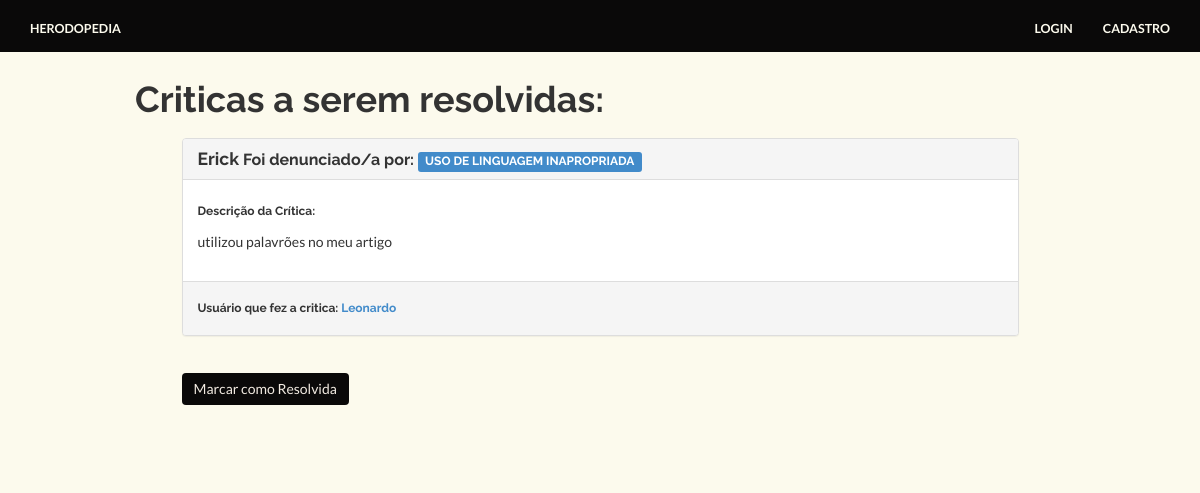
/Herodopedia/index.php/pages/criticas, run on the app's committed database.
### tables this page shows
CREATE TABLE `criticas` (
  `cod_critica` int(11) NOT NULL,
  `motivo` varchar(80) NOT NULL,
  `texto_critica` text NOT NULL,
  `crit_id_usuario` int(11) NOT NULL,
  `usuario_criticado` int(11) NOT NULL,
  `status_critica` int(11) NOT NULL
);

CREATE TABLE `usuario` (
  `id_usuario` int(11) NOT NULL,
  `usuario` varchar(20) NOT NULL,
  `senha` varchar(80) NOT NULL,
  `email` varchar(80) NOT NULL,
  `nome` varchar(80) NOT NULL,
  `sobrenome` varchar(50) NOT NULL,
  `dt_nasc` date NOT NULL,
  `cod_tipo` int(11) NOT NULL
);

### Herodopedia/application/controllers/Pages.php (called while the page is built, shortened)
<?php
class Pages extends CI_Controller {
    public function criticas(){
        $this->load->model('critica');
        $this->load->model('notificacao');
        $i = 0;
        $dados['notificacao'] = $this->notificacao->recebeNotificacoes();
        $dados['qtd_nots'] = $this->notificacao->contaNots();
        $dados['criticas'] = $this->critica->todasCriticas();
        foreach ($dados['criticas'] as $criticas) {
            $dados['criticado'][$i] = $this->usuario->pegarNome($criticas['usuario_criticado']);
            $i++;
        }
        $this->load->view('admin/criticas', $dados);
    }
}

### Herodopedia/index.php (called while the page is built, shortened)
<?php
require_once BASEPATH.'core/CodeIgniter.php';

### Herodopedia/application/models/Critica.php (called while the page is built, shortened)
<?php
class Critica extends CI_Model{
    public function todasCriticas(){
      $status = 0;
      $query = $this->db->select('cod_critica, motivo, texto_critica, usuario, usuario_criticado')
      ->from('criticas, usuario')
      ->where('crit_id_usuario = id_usuario')
      ->where('status_critica', $status)
      ->get();
	     if ($query->num_rows() > 0) {
	       return $query->result_array();
	     } else {
	       return null;
	     }
    }
}

### Herodopedia/application/models/Usuario.php (called while the page is built, shortened)
<?php
class Usuario extends CI_Model{
  public function pegarNome($id) {
      if(is_null($id)){
        return false;
      }
      else{
        $this->db->select('usuario');
        $this->db->where('id_usuario', $id);
        $query = $this->db->get('usuario');
        if ($query->num_rows() > 0) {
            return $query->row_array();
          }
          else {
            return null;
        }
      }
  }
}

### Herodopedia/application/views/admin/criticas.php (the view, shortened to what this page needs)
<?php $i = 0; ?>
<!DOCTYPE html>
<html>
    <head>
        <?php require_once 'templates/head.php'; ?>
    </head>
    <body>
        <header class="navbar navbar-default navbar-fixed-top">
            <?php require_once 'templates/header.php'; ?>
        </header>
        <section class="row container" id="criticas">
            <h1 class="titulo-crit">Criticas a serem resolvidas:</h1>
            <?php
            if (!is_null($criticas)){
                foreach ($criticas as $critica): ?>
                <section class="box-critica">
                    <section class="panel panel-default">
                        <section class="panel-heading">
                            <h3 class="panel-title"><a class="criticado" href='perfil/<?= $criticado[$i]['usuario'] ?>'>
                            <?= $criticado[$i]['usuario'] ?></a>
                            Foi denunciado/a por: <span class="label label-primary"><?= strtoupper(str_replace("_", " ", $critica['motivo'])); ?></span></h3>
                        </section>
                        <section class="panel-body">
                            <h6> Descrição da Crítica:</h6><p> <?= $critica['texto_critica']; ?> </p>
                        </section>
                        <section class="panel-footer">
                            <h6> Usuário que fez a critica: <a href='perfil/<?= $critica['usuario']; ?>'>
                            <?= $critica['usuario']; ?></a></h6>
                        </section>
                    </section>
                    <a class='btn btn-primary' href='../criticas/resolver/<?=$critica['cod_critica'];?>'>Marcar como Resolvida</a>
                </section>
                <?php $i++; endforeach; } ?>
            </section>
    </body>
</html>

### Herodopedia/assets/css/ad_style.css (style rules this page uses)
#criticas { max-width: 80%; margin: 5% auto; }
.box-critica { max-width: 90%; margin: 2% auto; }
.criticado { color: #fff; font-size: 1.1em; }

### Herodopedia/assets/css/style.css (style rules this page uses)
* { margin: 0; padding: 0px; }
body { background: #FCFAED; margin: 0; height: 100%; font-family: 'Lato', sans-serif; font-weight: 400; }
h1, h2, h3, h4, h5, h6 { font-family: 'Raleway', sans-serif; font-weight: 700; }
p { padding: 0; margin-bottom: 12px; font-family: 'Lato', sans-serif; font-weight: 400; font-size: 14px; line-height: 24px; margin-top: 10px; }
a { padding: 0; margin: 0; text-decoration: none; -webkit-transition: background-color .4s linear, color .4s linear; -moz-transition: background-color .4s linear, color .4s linear; -o-transition: background-color .4s linear, color .4s linear; -ms-transition: background-color .4s linear, color .4s linear; transition: background-color .4s linear, color .4s linear; }
.navbar { min-height: 52px; margin-bottom: 0px; }
.navbar-default { padding-top: 9px; z-index: 999; background-color: #0A0909; border: none; }
.btn { margin: 5% auto; }
.btn-primary { background-color: #0A0909; border: none; color: #F2EBE2; }
.btn { margin-top: 2%; }

### data on the page
criticas: usuario_criticado.usuario "Erick", motivo "USO DE LINGUAGEM INAPROPRIADA", texto_critica "utilizou palavrões no meu artigo", usuario_criticado.usuario "Leonardo"
